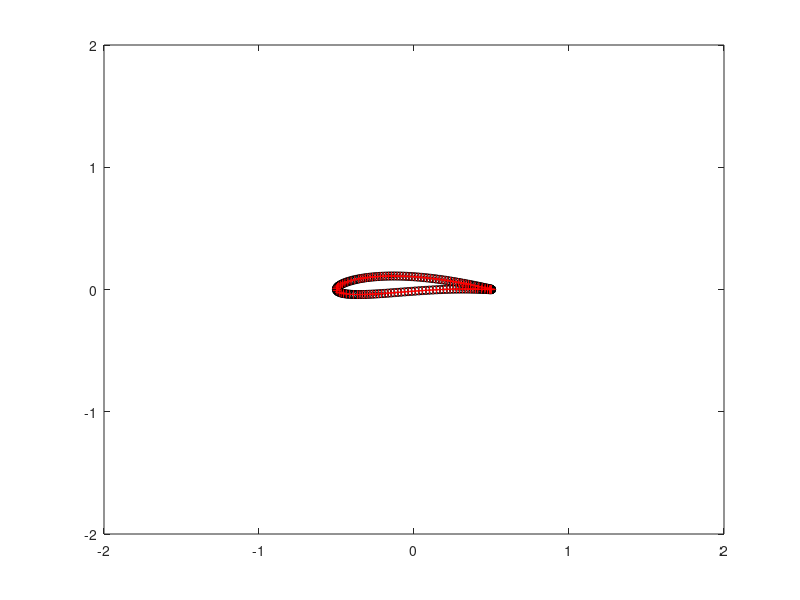

Reproduce this figure in MATLAB.
clc;
clear all;
close all;
format short g;
% ----------------------------------------------------------------------- %
% function flag = openFOAM_joukowsky_airfoil_generator(x0,y0)
% ----------------------------------------------------------------------- %
% Joukowski showed that the image of a circle passing through (1.0,0) and
% containing the point (-1,0) is mapped onto a curve shaped like the
% cross section of an airplane wing.

N = 150; % Number of points on airfoil surface
x0 = -0.1; % Defines maximum thickness. [-1 0]
dx0 = 0.00; % Perturbation in thickness
xNew = x0 + dx0;
x0 = x0 + dx0;

y0 = 0.1; % Defines camber. Positive values for up camber [0 1]
dy0 = 0.01; % Perturbation in camber
yNew = y0 + dy0;
% y0 = y0 - dy0;

b = sqrt(0.9);

R = sqrt((1 - x0)^2 + y0^2); % Calculate R based on (1.0,0) on circle
RNew = sqrt((1 - xNew)^2 + yNew^2); % Calculate R based on (1.0,0) on circle
% Checking the (-1,0) is inside
if (1 + x0)^2 + y0^2 - R^2 >= 0
    disp(['Cannot generate airfoil shape'])
%     return;
end

if (1 + xNew)^2 + yNew^2 - RNew^2 >= 0
    disp(['Cannot generate airfoil shape'])
%     return;
end

theta = linspace(0,2*pi,N);

x = x0 + R .* cos(theta);
y = y0 + R .* sin(theta);
z = x + i * y;

xNew = xNew + RNew .* cos(theta);
yNew = yNew + RNew .* sin(theta);
zNew = xNew + i * yNew;

z = z + b ./ z; % Joukowski transform
X = real(z);
Y = imag(z);

zNew = zNew + b ./ zNew; % Joukowski transform
XNew = real(zNew);
YNew = imag(zNew);

Y = Y / (max(X) - min(X));
X = X / (max(X) - min(X));
X = X + 0.5 - max(X);
[a,b] = max(X);
Y = Y - Y(b);

YNew = YNew / (max(XNew) - min(XNew));
XNew = XNew / (max(XNew) - min(XNew));
XNew = XNew + 0.5 - max(XNew);
[a,b] = max(XNew);
YNew = YNew - Y(b);

pointCloud = [X',Y'];
if dy0 == 0
    pointCloudSensitivity = ([XNew',YNew'] - [X',Y']) / dx0;
elseif dx0 == 0
	pointCloudSensitivity = ([XNew',YNew'] - [X',Y']) / dy0;
end

distX = abs(pointCloud(2:end,1) - pointCloud(1:end-1,1));
meanDistX = mean(distX);
j = 1;
for i=j:length(pointCloud)-1
    for j=i+1:length(pointCloud)-1
        if j > length(pointCloud)
            break
        end
        if abs(pointCloud(i,1) - pointCloud(j,1)) < meanDistX
            pointCloud(j,:) = [];
        else
            break
        end
    end
end

figure,
plot(X,Y,'ko',...
     pointCloud(:,1),pointCloud(:,2),'r+')
axis([-2 2 -2 2])
length(pointCloud)

dlmwrite('point_cloud.txt',pointCloud);
dlmwrite('point_cloud_sensitivity.txt',pointCloudSensitivity);
% copyfile('point_cloud.txt','current_simulation_results/')

